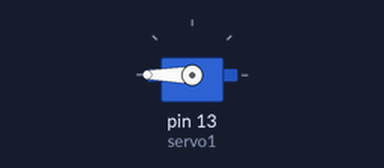
Simulated run of this sketch. Board: Arduino Uno, built with avr-gcc and run on an emulated ATmega328P. Parts: servo.

Above: at 0.05 s.
Timing chart, 0 to 4.6 s (numbered marks = the images above):
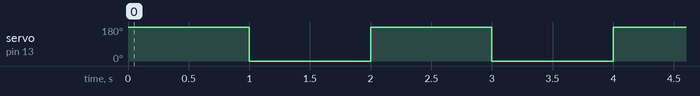

The sketch:

servo_check.ino
```cpp
#include<Servo.h>
Servo servo1;

void setup() {
  servo1.attach(13);
  servo1.write(0);
}

void loop() {


 servo1.write(180);
 delay(1000);
 servo1.write(0);
 delay(1000);
}
```

Measured:
- by itself, servo on pin 13 (servo1): alternates 180° for 1.0 s and 0° for 1.0 s
